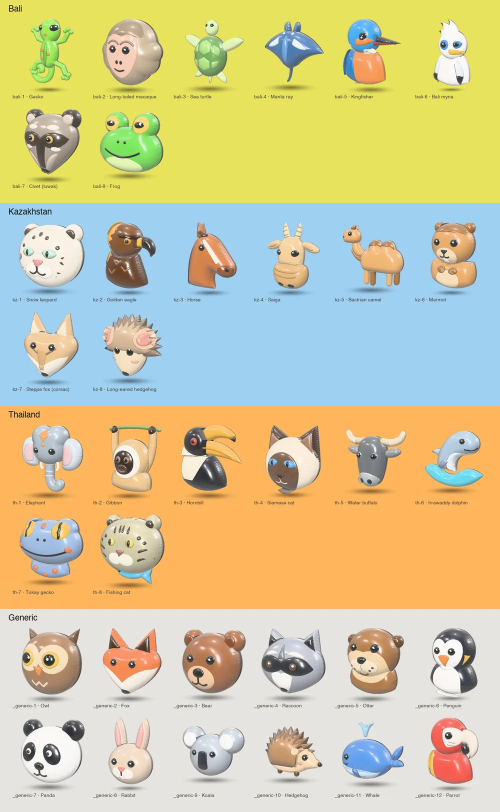
#> input picture plugins/hunt/skills/hunt-art/examples/regions.webp, 1000 x 1624 px (shown at 1/2 size); its folder holds only this picture in this run
$ python -i event_photos.py   (imports and definitions only)
#> lines starting #> are read from the running program, lines starting #| are printed output that depends on the picture
#> further down, picture is the input picture: PIL image 1000x1624 RGB; mean R, G, B 209.4, 200.9, 157.1
"""Hunt core: event_photos (split from hunt_core.py)."""
from __future__ import annotations
import html
import io
import re
from pathlib import Path
from urllib.parse import urlparse
import httpx
from huntcore.base import ToolError
from huntcore import base as _base, deals as _deals, events as _events
# ---- photo quality gate (local, Pillow only)

PHOTO_MAX_BYTES = 20 * 1024 * 1024
PHOTO_MIN_SHORT = 900        # real photos
POSTER_MIN_SHORT = 700       # designed posters/flyers (only the organizer's own)
POSTER_TEXT_MAX = 0.45       # a poster may carry text on < 45% of the image
POSTER_FACTOR = 0.85         # posters score lower: a passing real photo wins when there are several candidates
PHOTO_SHARP_MIN = 150.0      # variance of the Laplacian on the 512-px grey copy
PHOTO_MEAN_MIN, PHOTO_MEAN_MAX = 0.12, 0.85
PHOTO_DARK_MAX, PHOTO_BLOWN_MAX = 0.60, 0.25
PHOTO_TEXT_MAX = 0.20
_PRIVATE_HOST = re.compile(r"^(localhost|.*\.local|.*\.internal|127\.|10\.|192\.168\.|169\.254\.|172\.(1[6-9]|2\d|3[01])\.|0\.|\[)", re.I)


def _pil():
    try:
        from PIL import Image, ImageFilter, ImageOps, ImageStat  # noqa: F401
    except ImportError:
        raise ToolError("Pillow is missing: start the server with `uv run --script hunt_core.py` (it installs pillow>=10).")
    return Image, ImageFilter, ImageOps, ImageStat


def _fit_crop(w: int, h: int, cx: float, cy: float, aspect: float) -> dict:
    """The largest w:h = aspect crop inside the image, centred on (cx, cy) as far as the borders allow."""
    if w / h >= aspect:
        ch, cw = h, int(round(h * aspect))
    else:
        cw, ch = w, int(round(w / aspect))
    x = int(round(min(max(cx - cw / 2, 0), w - cw)))
    y = int(round(min(max(cy - ch / 2, 0), h - ch)))
    return {"x": x, "y": y, "w": cw, "h": ch}


def _text_area(grey, edges) -> float:
    """Share of 16-px blocks that look like text: many strong edges, high contrast, and a flat background (the larger
    tone class is nearly uniform: glyphs on a plain or smooth fill). Natural detail (leaves, crowds, water, skin) has
    edges and contrast too, but its tones vary inside each class."""
    w, h = grey.size
    gp, ep = grey.load(), edges.load()
    bs = 16
    total = text = 0
    for by in range(0, h - bs + 1, bs):
        for bx in range(0, w - bs + 1, bs):
            total += 1
            vals, strong = [], 0
            for y in range(by, by + bs):
                for x in range(bx, bx + bs):
                    vals.append(gp[x, y])
                    if ep[x, y] > 60:
                        strong += 1
            n = len(vals)
            if strong / n < 0.12:
                continue
            mean = sum(vals) / n
            if sum((v - mean) ** 2 for v in vals) / n < 40 ** 2:
                continue
            lo = [v for v in vals if v <= mean]
            hi = [v for v in vals if v > mean]
            big = sorted(lo if len(lo) >= len(hi) else hi)
            med = big[len(big) // 2]
            mad = sorted(abs(v - med) for v in big)[len(big) // 2]
            if mad <= 3:
                text += 1
    return text / total if total else 0.0


def photo_quality(img, organizer_own: bool = False, kind: str = "auto") -> dict:
    """Quality metrics for a PIL image (see event_photo_check). kind: auto (text_area < 0.20 → photo, else poster) |
    photo | poster. A poster passes only when organizer_own (the organizer's/venue's own design for this event)."""
#> called with organizer_own = False, kind = 'auto'
    if kind not in ("auto", "photo", "poster"):
        raise ToolError("kind must be auto, photo or poster.")
    Image, ImageFilter, ImageOps, ImageStat = _pil()
    img = ImageOps.exif_transpose(img)
    w, h = img.size
#> w = 1000; h = 1624
    small = img.convert("RGB")
    scale = 512 / max(w, h)
#> scale = 0.315
    if scale < 1:
        small = small.resize((max(1, round(w * scale)), max(1, round(h * scale))), Image.LANCZOS)
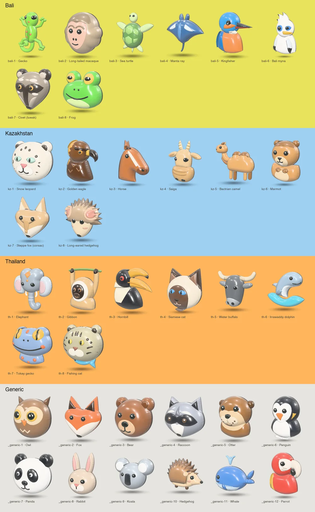
#> small: PIL image 315x512 RGB; mean R, G, B 209.4, 200.9, 157.1
    grey = small.convert("L")
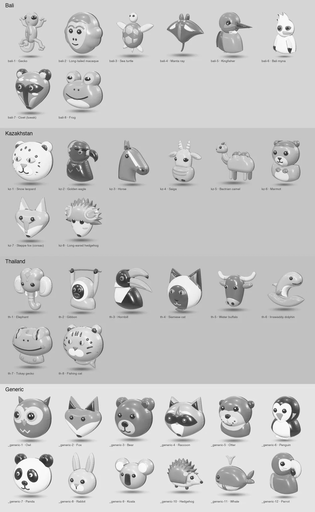
#> grey: PIL image 315x512 L; min 31, max 255, mean 198.4
    lap = grey.filter(ImageFilter.Kernel((3, 3), [0, 1, 0, 1, -4, 1, 0, 1, 0], scale=1, offset=128))
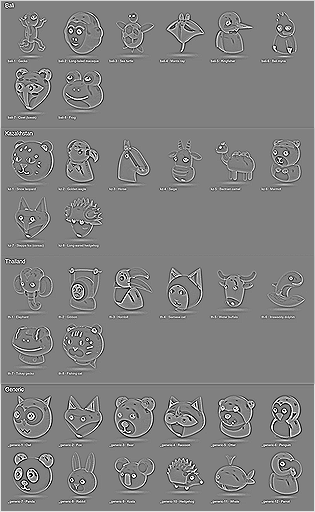
#> lap: PIL image 315x512 L; min 0, max 255, mean 128.6
    sharpness = ImageStat.Stat(lap).var[0]
#> sharpness = 945
    hist = grey.histogram()
#> hist = 256 values, max 28498 at index 213, min 0 at index 0, mean 630
    npx = sum(hist) or 1
#> npx = 161280
    mean = sum(i * c for i, c in enumerate(hist)) / npx / 255
#> mean = 0.778
    dark = sum(hist[:20]) / npx
#> dark = 0
    blown = sum(hist[246:]) / npx
#> blown = 0.00929
    edges = grey.filter(ImageFilter.FIND_EDGES)
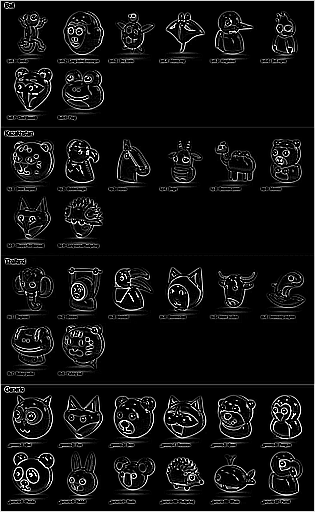
#> edges: PIL image 315x512 L; min 0, max 255, mean 17.3
    text_area = _text_area(grey, edges)
#> after the loop in _text_area, `for by in range(0, h - bs + 1, bs):`: text = 28; total = 608
#> text_area = 0.0461
    # Saliency: edge-energy centroid (ignoring the 1-px border FIND_EDGES leaves), pulled 25% towards the centre.
    sw, sh = grey.size
#> sw = 315; sh = 512
    ep = edges.load()
    tot = sx = sy = 0.0
    for y in range(1, sh - 1):
        for x in range(1, sw - 1):
            e = ep[x, y]
            if e > 20:
                tot += e
                sx += e * x
                sy += e * y
#> after the loop, sx = 312015133; sy = 657185409; tot = 2337077
    cx, cy = (sx / tot, sy / tot) if tot else (sw / 2, sh / 2)
#> cx = 133.5; cy = 281.2
    cx, cy = 0.75 * cx + 0.25 * sw / 2, 0.75 * cy + 0.25 * sh / 2
#> cx = 139.5; cy = 274.9
    fx, fy = cx * w / sw, cy * h / sh
#> fx = 442.9; fy = 871.9
    reasons = []
    short = min(w, h)
#> short = 1000
    is_poster = kind == "poster" or (kind == "auto" and text_area >= PHOTO_TEXT_MAX)
#> is_poster = False
    min_short = POSTER_MIN_SHORT if is_poster else PHOTO_MIN_SHORT
#> min_short = 900
    text_max = POSTER_TEXT_MAX if is_poster else PHOTO_TEXT_MAX
#> text_max = 0.2
    if is_poster and not organizer_own:
        reasons.append(f"text-heavy (flyer?): ~{text_area:.0%} of the image looks like text; a poster is only used when it "
                       "is the organizer's own (organizer_own=true)")
    if short < min_short:
        reasons.append(f"too small: short side {short} px < {min_short}")
    if sharpness < PHOTO_SHARP_MIN:
        reasons.append(f"blurry: sharpness {sharpness:.0f} < {PHOTO_SHARP_MIN:.0f}")
    if mean < PHOTO_MEAN_MIN or dark > PHOTO_DARK_MAX:
        reasons.append(f"too dark: mean {mean:.2f}, {dark:.0%} near black")
    if mean > PHOTO_MEAN_MAX or blown > PHOTO_BLOWN_MAX:
        reasons.append(f"blown out: mean {mean:.2f}, {blown:.0%} near white")
    if text_area >= text_max and (organizer_own or not is_poster):
        reasons.append(f"text-heavy: ~{text_area:.0%} of the image looks like text (max {text_max:.0%}"
                       f"{' for a poster' if is_poster else ''})")
    ok = not reasons
    if h / w > 1.6:  # a note only: the landscape crop keeps little of a tall portrait
        reasons.append("note: tall portrait, the landscape crop keeps little; prefer a landscape photo")
    exp_ok = 1.0 - min(1.0, abs(mean - 0.48) / 0.4)
#> exp_ok = 0.255
    score = (0.3 * min(1.0, short / max(PHOTO_MIN_SHORT, 1000)) + 0.3 * min(1.0, sharpness / (2 * PHOTO_SHARP_MIN))
             + 0.2 * exp_ok + 0.2 * (1.0 - min(1.0, text_area / (2 * PHOTO_TEXT_MAX if not is_poster else POSTER_TEXT_MAX))))
#> score = 0.828
    if is_poster:
        score *= POSTER_FACTOR
    if h / w > 1.6:  # a story-format frame loses most of itself in the ticket crop: a 4:5 or landscape copy wins
        score -= 0.05
#> score = 0.778
    if not ok:
        score = min(score, 0.49)
    elif score < 0.5:
        score = 0.5
    crop = _fit_crop(w, h, fx, fy, 16 / 9)
#> in _fit_crop, `x = int(round(min(max(cx - cw / 2, 0), w - cw)))`: x = 0
#> in _fit_crop, `y = int(round(min(max(cy - ch / 2, 0), h - ch)))`: y = 591
#> crop = {'x': 0, 'y': 591, 'w': 1000, 'h': 562}
    return {
        "ok": ok, "score": round(score, 3), "kind": "poster" if is_poster else "photo", "width": w, "height": h, "short_side": short,
        "sharpness": round(sharpness, 1),
        "exposure": {"mean": round(mean, 3), "dark_frac": round(dark, 3), "blown_frac": round(blown, 3)},
        "text_area": round(text_area, 3),
        "crop": crop, "crops": {"16:9": crop, "3:2": _fit_crop(w, h, fx, fy, 3 / 2)},
        "reasons": reasons,
    }


# [26 lines left out: functions _public_host, _check_public_https, not called in this run]


# [54 lines not run here, left out]


# [8 lines left out: function _open_image, not called in this run]


# [28 lines not run here, left out]


# ---- event photo: fetch candidates, pick, prepare, upload

_META_IMG = re.compile(r"<meta\b[^>]*>", re.I)
_ATTR = re.compile(r"""([a-zA-Z:_-]+)\s*=\s*("[^"]*"|'[^']*'|[^\s>]+)""")
PAGE_MAX_BYTES = 3 * 1024 * 1024
EVENT_UPLOAD_MAX = 2 * 1024 * 1024
EVENT_UPLOAD_SIDE = 1600


# [18 lines left out: function page_images, not called in this run]


# [68 lines not run here, left out]


# [20 lines left out: function prepare_event_photo, not called in this run]


# [38 lines not run here, left out]

>>> from PIL import Image
>>> picture = Image.open('../../skills/hunt-art/examples/regions.webp')
>>> result = photo_quality(picture)
#> result = 12 items
